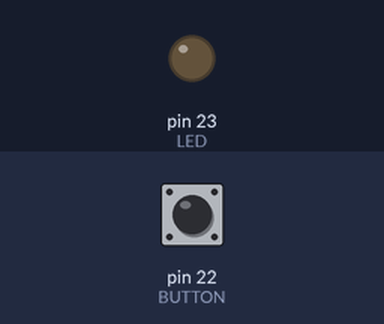
Bench run of a sketch on a simulated Arduino Mega 2560, built with avr-gcc and run on an emulated ATmega2560. On the bench: output pins drawn as LEDs (lit = HIGH). The test bench sets the inputs (shaded band); at power-on: pin 22 (BUTTON) HIGH.

Above: at 1.2 s.
1.3 s: pin 22 (BUTTON) pulled LOW for 0.15 s
At 1.37 s:
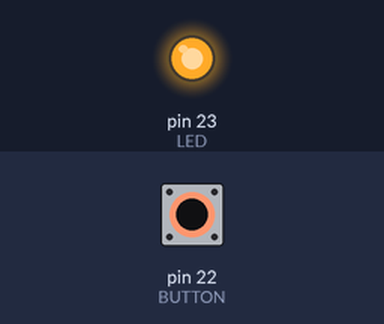
2.9 s: pin 22 (BUTTON) pulled LOW for 3.2 s
At 7.2 s:
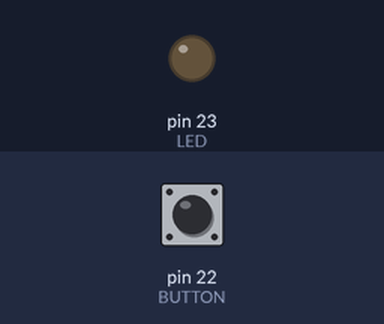
Timing chart, 0 to 8.7 s (numbered marks = the images above; inputs shaded):
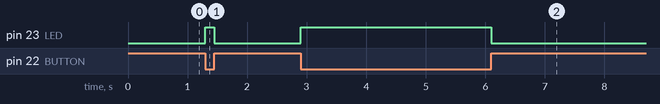

Measured:
- after the input at 1.3 s, pin 23 (LED): LOW → HIGH at once, → LOW 0.15 s later
- after the input at 2.9 s, pin 23 (LED): LOW → HIGH at once, → LOW 3.2 s later

The sketch:

lights_when_button_clicked.ino
```cpp
const int BUTTON = 22;
const int LED = 23;

void setup() {
  pinMode(BUTTON, INPUT_PULLUP);
  pinMode(LED, OUTPUT);
}

void loop() {
  if (digitalRead(BUTTON) == LOW) {
    digitalWrite(LED, HIGH);
  }
  else {
    digitalWrite(LED, LOW);
  }
}
```
